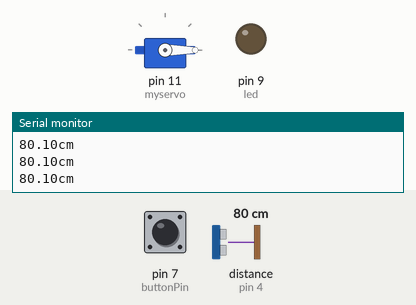
Recording of a sketch running on a simulated Arduino Uno, built with avr-gcc and run on an emulated ATmega328P. Parts: servo, output pins drawn as LEDs (lit = HIGH), the last lines printed to the serial monitor. Wiring (inferred from the names in the program): ultrasonic range finder: trigger pin 3; echo pin 4. Inputs (shaded band) come from the test bench; at power-on: distance to the obstacle (sensor on pin 4) 80 cm, pin 7 (buttonPin) LOW. The echo pulse lasts 58.3 µs per cm; pins used as bus, display or sensor lines are not drawn.

Above: at 1.2 s.
1.3 s: distance to the obstacle (sensor on pin 4) set to 23 cm
2.8 s: distance to the obstacle (sensor on pin 4) set to 19 cm
At 3.6 s:
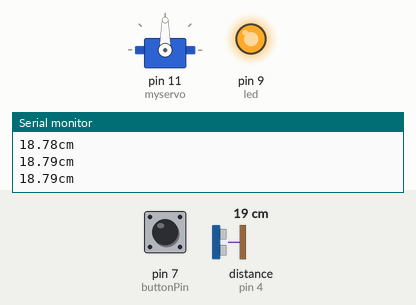
4.4 s: distance to the obstacle (sensor on pin 4) set to 35 cm
At 5.6 s:
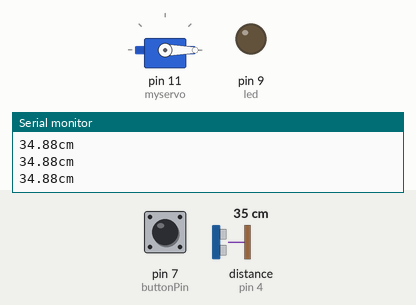
5.9 s: distance to the obstacle (sensor on pin 4) set to 2 cm
At 6.5 s:
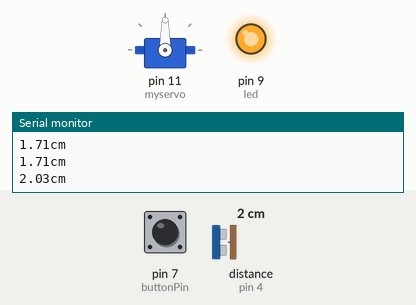
7.5 s: pin 7 (buttonPin) pulled HIGH for 0.25 s
At 8.2 s:
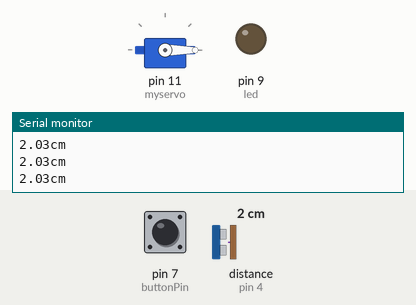
10.7 s: pin 7 (buttonPin) pulled HIGH for 1 s
At 14.7 s:
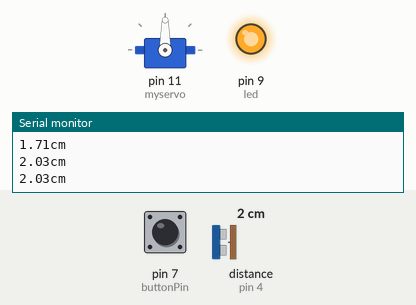
Timing chart, 0 to 15.7 s (numbered marks = the images above; inputs shaded):
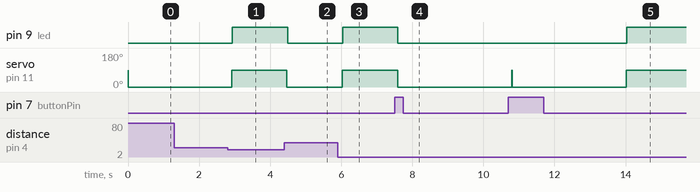

Measured:
- the behaviour switches between 21 and 20 cm on distance to the obstacle (sensor on pin 4) (found by bisection; images 0 and 1)
- after the input at 2.8 s, pin 9 (led): LOW → HIGH after 0.13 s; servo on pin 11 (myservo): 0° → 90° after 0.11 s
- after the input at 4.4 s, pin 9 (led): HIGH → LOW after 0.09 s; servo on pin 11 (myservo): 90° → 0° after 0.07 s
- after the input at 5.9 s, pin 9 (led): LOW → HIGH after 0.15 s; servo on pin 11 (myservo): 0° → 90° after 0.13 s
- after the input at 7.5 s, pin 9 (led): HIGH → LOW after 0.10 s; servo on pin 11 (myservo): 90° → 0° after 0.10 s
- after the input at 10.7 s, pin 9 (led): LOW → HIGH after 3.3 s instead of 0.12 s

The sketch:

UltraSonic_Servo.ino
```cpp
#include <Servo.h>

Servo myservo;

int trig = 3;
int echo = 4;

int led = 9;
int pos = 0;

const int buttonPin = 7;

void setup() {
  Serial.begin(9600);
  pinMode(trig, OUTPUT);
  pinMode(echo, INPUT);
  pinMode(led, OUTPUT);
  pinMode(buttonPin, INPUT);
  myservo.attach(11);
}

void loop() {
  digitalWrite(trig, LOW);
  digitalWrite(echo, LOW);
  delayMicroseconds(2);
  digitalWrite(trig, HIGH);
  delayMicroseconds(10);
  digitalWrite(trig, LOW);

  int buttonState = digitalRead(buttonPin);
  unsigned long duration = pulseIn(echo, HIGH);
  float distance = duration / 29.0 / 2.0;
  Serial.print(distance);
  Serial.println("cm");

  if (distance < 20) {
    myservo.write(90);
    delay(20);
    digitalWrite(led, HIGH);
    while (buttonState == HIGH){
      myservo.write(0);
      digitalWrite(led, LOW);
      delay(3000);
      break;
    }
  }
  else {
    myservo.write(0);
    delay(20);
    digitalWrite(led, LOW);
  }
  delay(200);
}
```
